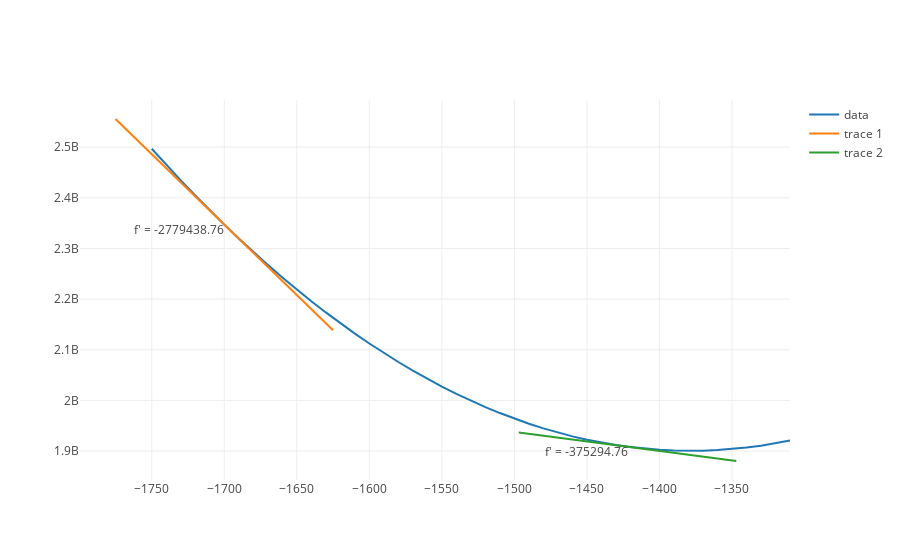

Source (notebook cell):
### Markdown cell above
Now we do this whole procedure a again.  We find the slope of our line at this new value of $m = -1422 $, find the slope of our RSS curve at that point, multiply that slope by $-.0001$ and update our $m$ value another time.

### Code cell
from calculus import derivative_trace
d_trace = derivative_trace(rss_value_vary_m, -1700, line_length = 150)
d_trace_two = derivative_trace(rss_value_vary_m, -1422, line_length = 150)
b = 65000
m_values = list(range(-1750, -1300, 10))
rss_values = list(map(lambda m: rss(m, b, month_numbers, revenues), m_values))
rss_trace = trace_values(m_values, rss_values, mode = 'lines')

plot([rss_trace, d_trace, d_trace_two])

### Figure 1 — Plotly figure (JSON) as saved in the notebook; plotly's stock layout.template omitted (floating-point values rounded to 4 significant figures)
{"data": [{"mode": "lines", "name": "data", "text": [], "type": "scatter", "uid": "90cd9deb-3a95-47cf-81a8-16fa61ed3921", "x": [-1750, -1740, -1730, -1720, -1710, -1700, -1690, -1680, -1670, -1660, -1650, -1640, -1630, -1620, -1610, -1600, -1590, -1580, -1570, -1560, -1550, -1540, -1530, -1520, -1510, -1500, -1490, -1480, -1470, -1460, -1450, -1440, -1430, -1420, -1410, -1400, -1390, -1380, -1370, -1360, -1350, -1340, -1330, -1320, -1310], "y": [2496899631, 2465213211, 2434391591, 2404434771, 2375342751, 2347115531, 2319753111, 2293255491, 2267622671, 2242854651, 2218951431, 2195913011, 2173739391, 2152430571, 2131986551, 2112407331, 2093692911, 2075843291, 2058858471, 2042738451, 2027483231, 2013092811, 1999567191, 1986906371, 1975110351, 1964179131, 1954112711, 1944911091, 1936574271, 1929102251, 1922495031, 1916752611, 1911874991, 1907862171, 1904714151, 1902430931, 1901012511, 1900458891, 1900770071, 1901946051, 1903986831, 1906892411, 1910662791, 1915297971, 1920797951]}, {"mode": "text+lines", "text": ["", "f' = -2779438.76", ""], "textposition": "bottom left", "type": "scatter", "uid": "33a71c88-d582-4af6-bf69-786e8f8b8c4b", "x": [-1775, -1700, -1625], "y": [2555573438, 2347115531, 2138657624]}, {"mode": "text+lines", "text": ["", "f' = -375294.76", ""], "textposition": "bottom left", "type": "scatter", "uid": "63d9d6b2-292c-42a9-ad47-a0b1bf2af9e1", "x": [-1497, -1422, -1347], "y": [1936742658, 1908595551, 1880448444]}], "layout": {"autosize": true, "xaxis": {"autorange": true, "range": [-1799.0, -1310], "type": "linear"}, "yaxis": {"autorange": true, "range": [1843000000.0, 2593000000.0], "type": "linear"}}}
